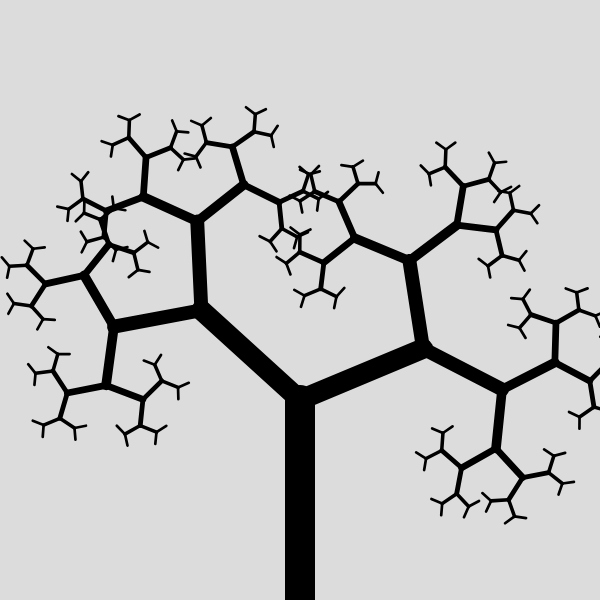
Frame 1 (no input)
Frame 2 (the mouse pressed at the canvas centre, redrawn once): identical to frame 1, image omitted

The p5.js sketch that drew this single still picture (run headless with seeded random() and noise() and a simulated clock; the mouse was pressed at the canvas centre and the sketch redrawn once):

// p5.js sketch
// ── sketch.js
let angle;

function setup() {
  createCanvas(600, 600);
  background(220);

  angle = PI/3;
  translate(width/2, height);
  branch( 200 );
}

function draw() {
  //background(220);
  //angle = map(mouseX, 0, width, PI/2, 0);
  noLoop();
}


function branch(len) {
  let thickness = map(len, 0, 200, 1, 30);
  strokeWeight(thickness);
  line(0, 0, 0, -len);
  translate(0, -len);
  len = len * 2/3;

  if (len > 10) {
    push();
    rotate(angle + random(-0.3, 0.3));
    branch(len);
    pop();

    push();
    rotate(-angle + random(-0.3, 0.3));
    branch(len);
    pop();
  }
}














// :D
